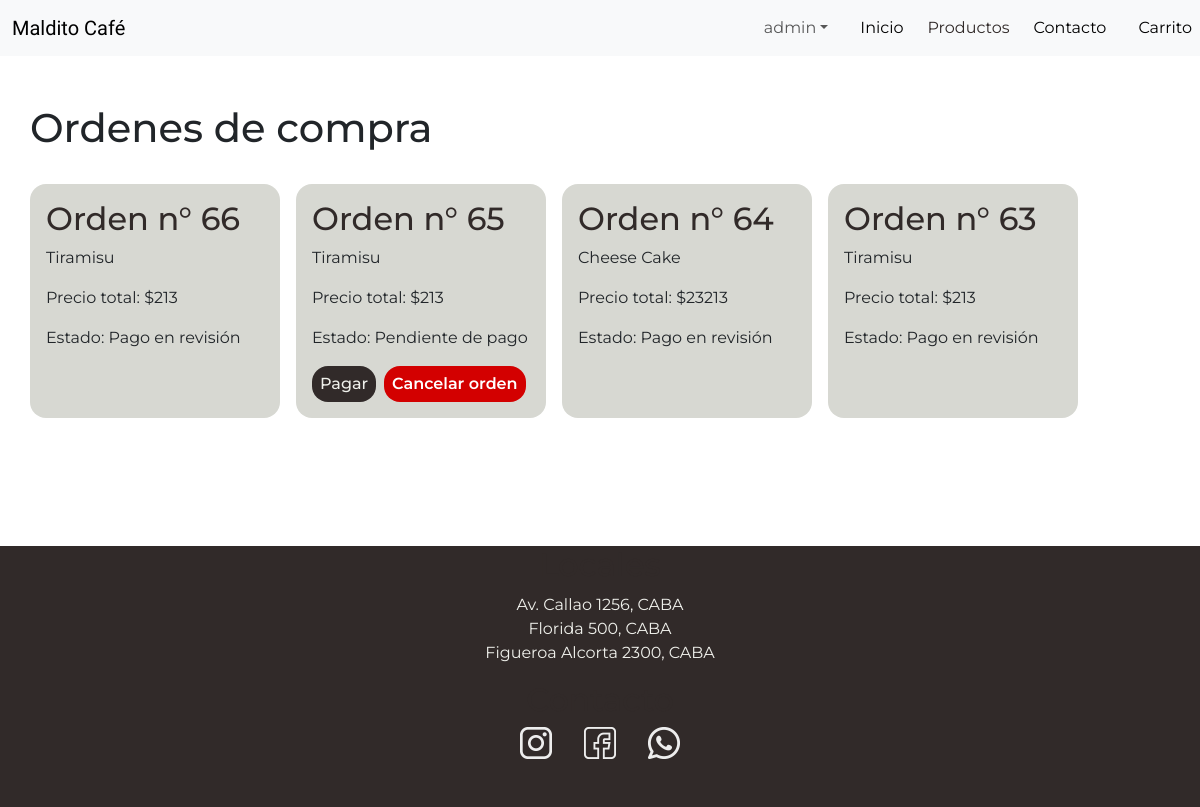
The app's page /index.php?sec=ordenes&userID=15 (signed in) with its own data.
### tables this page shows
CREATE TABLE `ordenes` (
  `orden_id` int(11) UNSIGNED NOT NULL,
  `fk_user_id` int(11) UNSIGNED NOT NULL,
  `precio_total` decimal(10,2) NOT NULL,
  `estado_fk` int(10) UNSIGNED NOT NULL,
  `carrito_fk` int(10) NOT NULL,
  `created_at` timestamp NULL DEFAULT current_timestamp()
);

CREATE TABLE `ordenes_items` (
  `orden_item_id` int(11) NOT NULL,
  `fk_orden_id` int(11) UNSIGNED NOT NULL,
  `fk_producto_id` int(11) UNSIGNED NOT NULL,
  `cantidad` int(11) NOT NULL,
  `precio` decimal(10,2) NOT NULL
);

CREATE TABLE `productos_bar` (
  `id` int(11) UNSIGNED NOT NULL,
  `nombre` varchar(50) NOT NULL,
  `descripcion` mediumtext DEFAULT NULL,
  `imagen` varchar(70) DEFAULT NULL,
  `precio` decimal(10,0) UNSIGNED NOT NULL,
  `stock` int(10) UNSIGNED DEFAULT NULL
);

CREATE TABLE `ordenes_estados` (
  `id` int(10) UNSIGNED NOT NULL,
  `estado` tinytext NOT NULL
);

### clases/conexion.php (called while the page is built, shortened)
<?php
class Conexion {
    private $servername = "localhost";
    private $username = "root";
    private $password = "";
    private $db = "maldito";
    protected $conn;
    public function __construct (){
        try {
            $this->conn = new PDO ("mysql: host=$this->servername;dbname=$this->db", $this->username, $this->password);
            $this->conn->setAttribute(PDO::ATTR_ERRMODE, PDO::ERRMODE_EXCEPTION);
        } catch (PDOException $e){
            echo "Conexión fallida: ". $e->getMessage();
        }
    }
    public function getConn (){
        return $this->conn;
    }
}
?>

### clases/Orden.php (called while the page is built, shortened)
<?php
require_once ('Conexion.php');
class Orden{
    private $conn;
    public function __construct()
    {
        $bd = new Conexion();
        $this->conn = $bd->getConn();
    }
    public function readOrdenes($userID)
    {
        $estado = 4;
        $queryTotal = "SELECT * FROM ordenes WHERE fk_user_id = :userID AND estado_fk != :estado ORDER BY created_at DESC";
        $stmt = $this->conn->prepare($queryTotal);
        $stmt->bindParam(':userID', $userID);
        $stmt->bindParam(':estado', $estado);
        $stmt->execute();
        return $stmt;
    }
    public function getItems($ordenID)
    {
        $query = "SELECT oi.*, p.nombre AS nombre_producto
        FROM ordenes_items oi
        JOIN productos_bar p ON oi.fk_producto_id = p.id
        WHERE oi.fk_orden_id = :ordenID";
        $stmt = $this->conn->prepare($query);
        $stmt->bindParam(':ordenID', $ordenID);
        $stmt->execute();
        return $stmt->fetchAll(PDO::FETCH_ASSOC);
    }
    public function convertirEstado($estado_fk){
        $query = "SELECT * FROM ordenes_estados WHERE id = :estado_fk";
        $stmt = $this->conn->prepare($query);
        $stmt->bindParam(':estado_fk', $estado_fk);
        $stmt->execute();
        $estado = $stmt->fetch(PDO::FETCH_ASSOC);
        return $estado['estado'];
    }
}

### views/ordenes.php (the view)
<section>
    <h1>Ordenes de compra</h1>
    <div id="ordenes">
    <?php
require_once ('clases/Orden.php');
$orden = new Orden ();
$userID = $_GET['userID'];
$ordenes = $orden->readOrdenes($userID)->fetchAll(PDO::FETCH_ASSOC);
foreach ($ordenes as $ordenData){
   $items = $orden->getItems($ordenData['orden_id']);
   $estado_fk = $ordenData['estado_fk'];
    echo '<article class="order">';
        echo '<h2 class="order__title   ">Orden n° '.$ordenData['orden_id'] .' </h2>';
    echo '<ul>';
    foreach($items as $item){
        echo '<li>'. $item['nombre_producto'] .'</li>';
    }
    echo  '</ul>';
    echo '<p><span>Precio total: </span>$'. round($ordenData['precio_total'] ). ' </p>';
    echo '<p><span>Estado: '. $orden->convertirEstado($estado_fk).'</span></p>';
    echo'<div class="order__actions">';
            if($estado_fk !== 3 && $estado_fk !== 2){
                echo '<a class="btn order__btn" href="index.php?sec=pago&ordenID=' . $ordenData['orden_id']. '&userID='. $userID .'">Pagar</a>';
                echo '<a class="btn order__btn order__btn--secondary" href="index.php?sec=orden&ordenID='.$ordenData['orden_id'].'&cancelarOrden">Cancelar orden</a>';
            }
    echo '</div>';
    echo '</article>';
}
?>
    </div>
</section>

### styles/styles.css (style rules this page uses)
* { margin: 0; box-sizing: border-box; }
:root { --box-shadow: 3px 3px 3px 0px rgba(0, 0, 0, 0.289); --main-color: ##A96A59; --main-color-dark:rgb(49, 42, 41); --text-headings: #312a29; --text-headings-light: #EFF0EB; --text-color: #312a29; --text-color-darker: #312a29; --text-color-light:#EFF0EB; --bg-color: #EFF0EB; --bg-color-dark: #312a29; --bg-color-intermediate: #d7d8d2; --bg-nav-color: #EFF0EB; --box-shadow: 3px 3px 3px 0px rgba(0, 0, 0, 0.144); --danger: rgb(211, 0, 0); }
body { font-family: "Montserrat", sans-serif; }
ul { padding: 0; list-style: none; }
a { text-decoration: none; color: var(--text-color); }
h2 { color:#312a29; }
section { margin-inline: auto; max-width: 95%; margin-block: 3rem; }
.btn { display: flex; background-color: var(--bg-color-dark); color: var(--text-color-light); width:max-content; border-radius: 1rem; padding-inline:2rem; border: none; display: flex; align-items: center; justify-content: center; font-weight: 500; z-index: 2; }
#ordenes { display: flex; flex-direction: row; justify-content: left; align-items: stretch; flex-wrap: wrap; gap: 1rem; margin-top: 2rem; }
.order { background-color: var(--bg-color-intermediate); padding: 1rem; width: 250px; border-radius: 1rem; }
.order__actions { display: flex; flex-wrap: wrap; gap: .5rem; }
.order__btn { font-size: 1rem; padding-inline: .5rem; }
#ordenes .btn.order__btn.order__btn--secondary { background-color: var(--danger); color: #fff; font-weight: 600; }

### records on screen
ordenes: orden_id "66", precio_total "213", estado_fk.estado "Pago en revisión"
ordenes_items: fk_producto.nombre "Tiramisu"
ordenes: orden_id "65", precio_total "213", estado_fk.estado "Pendiente de pago"
ordenes_items: fk_producto.nombre "Tiramisu"
ordenes: orden_id "64", precio_total "23213", estado_fk.estado "Pago en revisión"
ordenes_items: fk_producto.nombre "Cheese Cake"
ordenes: orden_id "63", precio_total "213", estado_fk.estado "Pago en revisión"
ordenes_items: fk_producto.nombre "Tiramisu"

### other values on screen
$username "admin"
